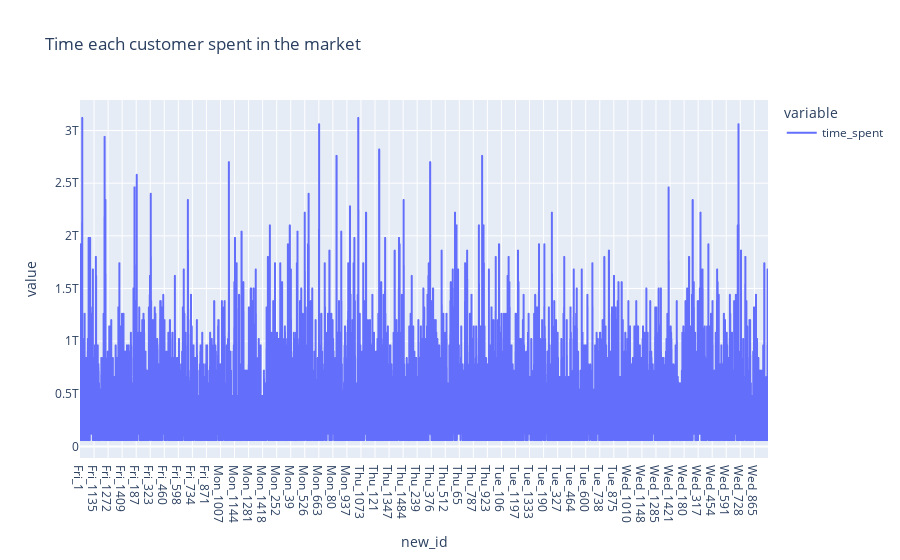

Notebook source saved alongside this figure:
### Code cell
fig = px.line(time_spent_per_customer, title = 'Time each customer spent in the market')
fig.show()

### Figure 1 — Plotly figure (JSON) as saved in the notebook; plotly's stock layout.template omitted (floating-point values rounded to 4 significant figures; data arrays with more than 128 entries replaced by an {"elided": "..."} marker saying what was removed)
{"data": [{"hovertemplate": "variable=time_spent<br>new_id=%{x}<br>value=%{y}<extra></extra>", "legendgroup": "time_spent", "line": {"color": "#636efa", "dash": "solid"}, "marker": {"symbol": "circle"}, "mode": "lines", "name": "time_spent", "showlegend": true, "type": "scattergl", "x": {"elided": "7445 str values"}, "xaxis": "x", "y": {"elided": "7445 int values"}, "yaxis": "y"}], "layout": {"legend": {"title": {"text": "variable"}, "tracegroupgap": 0}, "title": {"text": "Time each customer spent in the market"}, "xaxis": {"anchor": "y", "domain": [0, 1], "title": {"text": "new_id"}}, "yaxis": {"anchor": "x", "domain": [0, 1], "title": {"text": "value"}}}}
